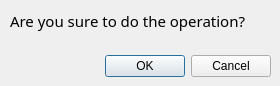
<?xml version="1.0" encoding="UTF-8"?>
<ui version="4.0">
 <class>Dialog</class>
 <widget class="QDialog" name="Dialog">
  <property name="geometry">
   <rect>
    <x>0</x>
    <y>0</y>
    <width>280</width>
    <height>86</height>
   </rect>
  </property>
  <property name="windowTitle">
   <string>提示</string>
  </property>
  <widget class="QDialogButtonBox" name="buttonBox">
   <property name="geometry">
    <rect>
     <x>100</x>
     <y>50</y>
     <width>171</width>
     <height>32</height>
    </rect>
   </property>
   <property name="orientation">
    <enum>Qt::Horizontal</enum>
   </property>
   <property name="standardButtons">
    <set>QDialogButtonBox::Cancel|QDialogButtonBox::Ok</set>
   </property>
  </widget>
  <widget class="QLabel" name="label">
   <property name="geometry">
    <rect>
     <x>10</x>
     <y>10</y>
     <width>281</width>
     <height>21</height>
    </rect>
   </property>
   <property name="font">
    <font>
     <family>仿宋</family>
     <pointsize>11</pointsize>
     <weight>50</weight>
     <italic>false</italic>
     <bold>false</bold>
    </font>
   </property>
   <property name="text">
    <string>Are you sure to do the operation?</string>
   </property>
  </widget>
 </widget>
 <resources/>
 <connections>
  <connection>
   <sender>buttonBox</sender>
   <signal>accepted()</signal>
   <receiver>Dialog</receiver>
   <slot>accept()</slot>
   <hints>
    <hint type="sourcelabel">
     <x>248</x>
     <y>254</y>
    </hint>
    <hint type="destinationlabel">
     <x>157</x>
     <y>274</y>
    </hint>
   </hints>
  </connection>
  <connection>
   <sender>buttonBox</sender>
   <signal>rejected()</signal>
   <receiver>Dialog</receiver>
   <slot>reject()</slot>
   <hints>
    <hint type="sourcelabel">
     <x>316</x>
     <y>260</y>
    </hint>
    <hint type="destinationlabel">
     <x>286</x>
     <y>274</y>
    </hint>
   </hints>
  </connection>
 </connections>
</ui>
